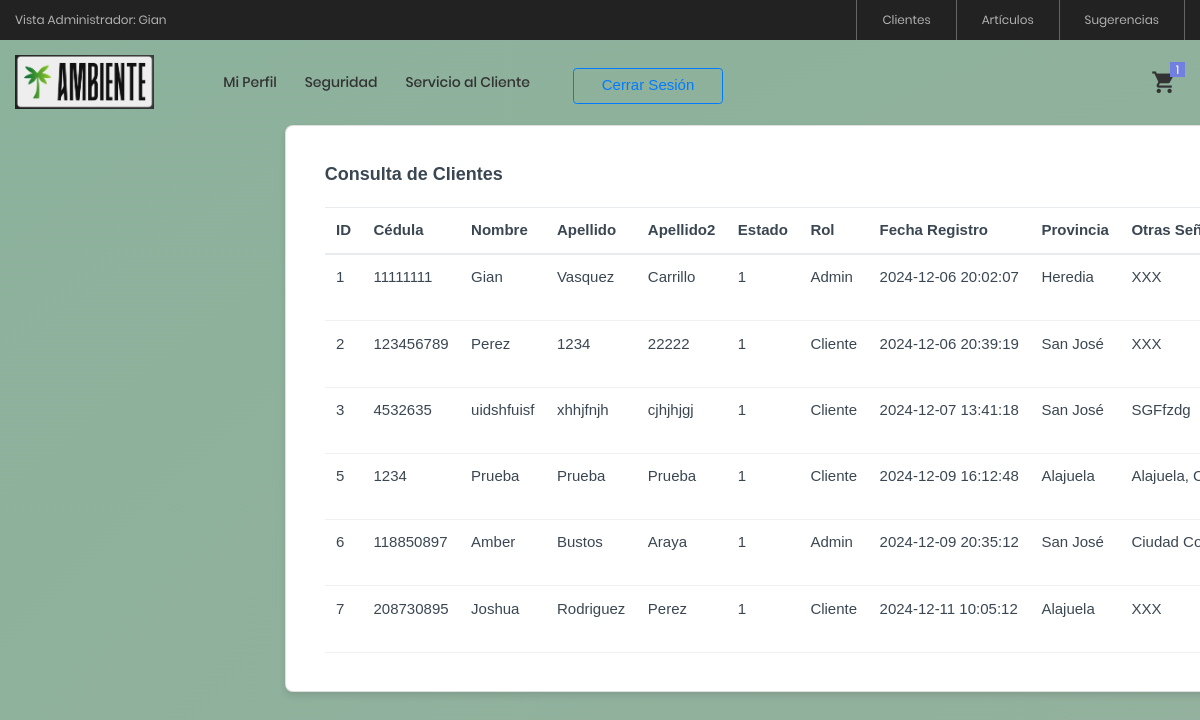
The app's page /View/Cliente/consultarClientes.php (signed in) with its own data.
### tables this page shows
CREATE TABLE `clientes` (
  `clienteID` int(11) NOT NULL,
  `cedula` varchar(9) NOT NULL,
  `nombre` varchar(50) NOT NULL,
  `apellido1` varchar(50) NOT NULL,
  `apellido2` varchar(50) NOT NULL,
  `contrasena` varchar(20) NOT NULL,
  `estadoID` int(11) NOT NULL,
  `rolID` int(11) NOT NULL,
  `fechaRegistro` datetime NOT NULL,
  `provinciaID` int(11) NOT NULL,
  `otrasSenas` varchar(200) NOT NULL,
  `codigoPostal` varchar(10) DEFAULT NULL,
  `correo` varchar(50) NOT NULL,
  `telefono` varchar(15) NOT NULL,
  PRIMARY KEY (`clienteID`),
  UNIQUE KEY `cedula` (`cedula`),
  UNIQUE KEY `correo` (`correo`),
  UNIQUE KEY `telefono` (`telefono`),
  KEY `estadoID` (`estadoID`),
  KEY `rolID` (`rolID`),
  KEY `provinciaID` (`provinciaID`),
  CONSTRAINT `clientes_ibfk_1` FOREIGN KEY (`estadoID`) REFERENCES `estados` (`estadoID`) ON DELETE CASCADE,
  CONSTRAINT `clientes_ibfk_2` FOREIGN KEY (`rolID`) REFERENCES `roles` (`rolID`) ON DELETE CASCADE,
  CONSTRAINT `clientes_ibfk_5` FOREIGN KEY (`provinciaID`) REFERENCES `provincias` (`provinciaID`) ON DELETE NO ACTION
);

CREATE TABLE `estados` (
  `estadoID` int(11) NOT NULL AUTO_INCREMENT,
  `nombreEstado` varchar(25) NOT NULL,
  PRIMARY KEY (`estadoID`)
);

CREATE TABLE `roles` (
  `rolID` int(11) NOT NULL AUTO_INCREMENT,
  `nombreRol` varchar(25) NOT NULL,
  PRIMARY KEY (`rolID`)
);

CREATE TABLE `provincias` (
  `provinciaID` int(11) NOT NULL AUTO_INCREMENT,
  `provincia` varchar(50) NOT NULL,
  PRIMARY KEY (`provinciaID`)
);

### Model/ClienteModel.php (called while the page is built, shortened)
<?php
    function ConsultarClientesModel($clienteID)
    {
        try
        {
            $enlace = AbrirBD();
            $sentencia = "CALL ConsultarClientes('$clienteID')";
            $resultado = $enlace -> query($sentencia);
            return $resultado;
        }
        catch(Exception $ex)
        {
            return null;
        }
    }
    ?>

### Controller/ClienteController.php (called while the page is built, shortened)
<?php
    include_once $_SERVER["DOCUMENT_ROOT"] . '/ProyectoAmbienteWeb/Model/ClienteModel.php';
    function ConsultarClientes()
    {
        return ConsultarClientesModel($_SESSION["ClienteID"]);
    }
    ?>

### View/Cliente/consultarClientes.php (the view, shortened to what this page needs)
<?php
    include_once $_SERVER["DOCUMENT_ROOT"] . '/ProyectoAmbienteWeb/View/layout.php';
    include_once $_SERVER["DOCUMENT_ROOT"] . '/ProyectoAmbienteWeb/Controller/ClienteController.php';
?>
<!doctype html>
<html lang="en">
<?php
    ReferenciasCSS();
?>
<body class="page-wrapper radial-gradient">
    <div id="main-wrapper" data-layout="vertical" data-navbarbg="skin6" data-sidebartype="full"
        data-sidebar-position="fixed" data-header-position="fixed"
        <?php
            MostrarMenu();
        ?>
        <div class="body-wrapper">
        <?php
                MostrarHeader();
        ?>
            <div class="container-fluid">
                <div class="row">
                    <div id="consultas" class="card">
                        <div class="card-body">
                            <h5 class="card-title fw-semibold mb-4">Consulta de Clientes</h5>
                            <div class="table-responsive">
                                <table id="example" class="table text-nowrap align-middle mb-0">
                                    <thead>
                                        <tr class="border-2 border-bottom border-primary border-0">
                                            <th scope="col">ID</th>
                                            <th scope="col">Cédula</th>
                                            <th scope="col">Nombre</th>
                                            <th scope="col">Apellido</th>
                                            <th scope="col">Apellido2</th>
                                            <th scope="col">Estado</th>
                                            <th scope="col">Rol</th>
                                            <th scope="col">Fecha Registro</th>
                                            <th scope="col">Provincia</th>
                                            <th scope="col">Otras Señas</th>
                                        </tr>
                                    </thead>
                                    <tbody class="table-group-divider">
                                        <?php
                                            $datos = ConsultarClientes();
                                            While($fila = mysqli_fetch_array($datos))
                                            {
                                                echo "<tr>";
                                                echo "<td>" . $fila["clienteID"] . "</td>";
                                                echo "<td>" . $fila["cedula"] . "</td>";
                                                echo "<td>" . $fila["nombre"] . "</td>";
                                                echo "<td>" . $fila["apellido1"] . "</td>";
                                                echo "<td>" . $fila["apellido2"] . "</td>";
                                                echo "<td>" . $fila["estadoID"] . "</td>";
                                                echo "<td>" . $fila["nombreRol"] . "</td>";
                                                echo "<td>" . $fila["fechaRegistro"] . "</td>";
                                                echo "<td>" . $fila["nombreProvincia"] . "</td>";
                                                echo "<td>" . $fila["otrasSenas"] . "</td>";
                                                echo "</tr>";
                                            }
                                        ?>
                                    </tbody>
                                </table>
                            </div>
                        </div>
                    </div>
                </div>
            </div>
        </div>
    </div>
</body>
</html>

### View/layout.php (shortened to what this page needs)
<?php
function MostrarMenu()
{
    if (isset($_SESSION["NombreCliente"]) && $_SESSION["RolID"] == "1") {
        echo '
		            <div class="container-menu-desktop">
			            <div class="top-bar">
				            <div class="content-topbar flex-sb-m h-full container">
				                <div class="left-top-bar">
					                Vista Administrador: ' . $_SESSION["NombreCliente"] . '
				                </div>
				            <div class="right-top-bar flex-w h-full">
					            <a href="../Cliente/consultarClientes.php" class="flex-c-m trans-04 p-lr-25">
							        Clientes
						        </a>
						        <a href="../Articulos/ConsultarArticulos.php" class="flex-c-m trans-04 p-lr-25">
							        Artículos
						        </a>
                                <a href="../Sugerencias/consultarSugerencia.php" class="flex-c-m trans-04 p-lr-25">
							        Sugerencias
						        </a>
				            </div>
			            </div>
		            </div>';
    } else if (isset($_SESSION["NombreCliente"]) && $_SESSION["RolID"] == "2") {
        echo '
                <div class="container-menu-desktop">
                    <div class="top-bar">
                        <div class="content-topbar flex-sb-m h-full container">
                            <div class="left-top-bar">
                                Bienvenido/a: ' . $_SESSION["NombreCliente"] . '
                            </div>
                        </div>
                    </div>
                </div>';
    }
}
function MostrarHeader()
{
    echo '
	<header>
		<div class="container-menu-desktop">
			<div class="wrap-menu-desktop">
				<nav class="limiter-menu-desktop container">
					<a href="../Login/Home.php" class="logo">
						<img src="../images/logo-01.jpeg" alt="IMG-LOGO">
					</a>
					<div class="menu-desktop">
						<ul class="main-menu">';
    if (isset($_SESSION["NombreCliente"])) {
        echo '
                                    <li>
                                        <a href="../Cliente/consultarPerfil.php">Mi Perfil</a>
                                    </li>
                                    <li>
                                        <a href="../Cliente/cambiarAcceso.php">Seguridad</a>
                                    </li>
                                    <li>
                                        <a href="../Soporte/crearSolicitud.php">Servicio al Cliente</a>
                                    </li>
                                    <li>
                                        <form action="" method="POST">
                                            <button type="submit" style="width:150px" id="btnCerrarSesion" name="btnCerrarSesion"
                                            class="btn btn-outline-primary mx-3 mt-2 d-block">Cerrar Sesión</button>
                                        </form>
                                    </li>';
    } else {
        echo '
                                    <li>
                                        <a href="../Login/inicioSesion.php" style="width:150px"
                                                    class="btn btn-outline-primary mx-3 mt-2 d-block">Iniciar Sesión</a>
                                    </li>';
    }
    echo '
						</ul>
					</div>
					<div class="wrap-icon-header flex-w flex-r-m">
						<div class="icon-header-item cl2 hov-cl1 trans-04 p-l-22 p-r-11 icon-header-noti js-show-cart" data-notify="1">
							<i class="zmdi zmdi-shopping-cart"></i>
						</div>
					</div>
				</nav>
			</div>
		</div>
		<div class="wrap-header-mobile">
			<div class="logo-mobile">
			</div>
				<div class="icon-header-item cl2 hov-cl1 trans-04 p-r-11 p-l-10 icon-header-noti js-show-cart" data-notify="2">
					<i class="zmdi zmdi-shopping-cart"></i>
				</div>
		</div>
	</header>';
}
function ReferenciasCSS()
{
    echo '
            <head>
	            <meta charset="UTF-8">
	            <meta name="viewport" content="width=device-width, initial-scale=1">
                <meta charset="utf-8">
                <title>Tienda Ambiente</title>
                <link rel="shortcut icon" type="image/png" href="../images/logo-01.jpeg" />
                <link rel="stylesheet" href="../css/proyecto.css" />
                <link rel="stylesheet" href="../css/styles.min.css" />
                <link rel="stylesheet" href="https://cdn.datatables.net/2.1.8/css/dataTables.bootstrap5.css" />
                <link rel="stylesheet" href="https://cdnjs.cloudflare.com/ajax/libs/font-awesome/4.7.0/css/font-awesome.css" />
                <link rel="stylesheet" href="https://cdn.jsdelivr.net/npm/sweetalert2@11.14.5/dist/sweetalert2.min.css" />
                <link rel="stylesheet" type="text/css" href="../css/bootstrap.min.css">
                <link rel="stylesheet" type="text/css" href="../css/font-awesome.min.css">
                <link rel="stylesheet" type="text/css" href="../css/material-design-iconic-font.min.css">
                <link rel="stylesheet" type="text/css" href="../css/icon-font.min.css">
                <link rel="stylesheet" type="text/css" href="../css/animate.css">
                <link rel="stylesheet" type="text/css" href="../css/hamburgers.min.css">
                <link rel="stylesheet" type="text/css" href="../css/animsition.min.css">
                <link rel="stylesheet" type="text/css" href="../css/select2.min.css">
                <link rel="stylesheet" type="text/css" href="../css/daterangepicker.css">
                <link rel="stylesheet" type="text/css" href="../css/slick.css">
                <link rel="stylesheet" type="text/css" href="../css/magnific-popup.css">
                <link rel="stylesheet" type="text/css" href="../css/perfect-scrollbar.css">
                <link rel="stylesheet" type="text/css" href="../css/util.css">
                <link rel="stylesheet" type="text/css" href="../css/main.css">
            </head>';
}

### View/css/proyecto.css (style rules this page uses)
#consultas { width: 150%; max-width: 1200px; background-color: #ffffff; padding: 20px; box-shadow: 0px 4px 6px rgba(0, 0, 0, 0.1); border-radius: 8px; }

### View/css/main.css (style rules this page uses)
.container { max-width: 1380px; }
@media (max-width: 1600px) { .container { max-width: 1200px; } }
.container-menu-desktop { position: fixed; height: auto; width: 100%; -webkit-transition: all 0.3s; -o-transition: all 0.3s; -moz-transition: all 0.3s; transition: all 0.3s; }
.top-bar { height: 40px; background-color: #222; }
.left-top-bar { font-family: Poppins-Regular; font-size: 12px; line-height: 1.8; color: #b2b2b2; }
.right-top-bar a { font-family: Poppins-Regular; font-size: 12px; line-height: 1.8; height: 100%; color: #b2b2b2; border-right: 1px solid rgba(255,255,255,0.3); }
.right-top-bar a:first-child { border-left: 1px solid rgba(255,255,255,0.3); }
.wrap-menu-desktop { position: fixed; z-index: 1100; background-color: transparent; width: 100%; height: 84px; top: 40px; left: 0px; -webkit-transition: height 0.3s, background-color 0.3s; -o-transition: height 0.3s, background-color 0.3s; -moz-transition: height 0.3s, background-color 0.3s; transition: height 0.3s, background-color 0.3s; }
.limiter-menu-desktop { height: 100%; display: -webkit-box; display: -webkit-flex; display: -moz-box; display: -ms-flexbox; display: flex; align-items: center; background-color: transparent; }
.logo { display: -webkit-box; display: -webkit-flex; display: -moz-box; display: -ms-flexbox; display: flex; align-items: center; height: 65%; margin-right: 55px; }
.logo img { max-width: 100%; max-height: 100%; }
.menu-desktop { display: -webkit-box; display: -webkit-flex; display: -moz-box; display: -ms-flexbox; display: flex; align-items: center; height: 100%; }
.main-menu { list-style-type: none; margin: 0; display: -webkit-box; display: -webkit-flex; display: -moz-box; display: -ms-flexbox; display: flex; align-items: center; }
.main-menu > li { display: block; position: relative; padding: 20px 10px 20px 0px; margin: 0px 4px 0px 14px; }
.main-menu > li > a { font-family: Poppins-Medium; font-size: 14px; color: #333; padding: 5px 0px; transition: all 0.4s; -webkit-transition: all 0.4s; -o-transition: all 0.4s; -moz-transition: all 0.4s; }
.wrap-icon-header { flex-grow: 1; }
.icon-header-item { position: relative; font-size: 26px; line-height: 1; cursor: pointer; }
.icon-header-noti::after { content: attr(data-notify); font-family: Poppins-Regular; font-size: 12px; color: #fff; line-height: 15px; text-align: center; display: block; position: absolute; top: -7px; right: 0; min-width: 15px; height: 15px; padding: 0 3px; background-color: #717fe0; }
.cl2 { color: #333; }

### records on screen
clientes: clienteID "1", cedula "11111111", nombre "Gian", apellido1 "Vasquez", apellido2 "Carrillo", estadoID.estadoID "1", rolID.nombreRol "Admin", fechaRegistro "2024-12-06 20:02:07", provinciaID.provincia "Heredia", otrasSenas "XXX"
clientes: clienteID "2", cedula "123456789", nombre "Perez", apellido1 "1234", apellido2 "22222", estadoID.estadoID "1", rolID.nombreRol "Cliente", fechaRegistro "2024-12-06 20:39:19", provinciaID.provincia "San José", otrasSenas "XXX"
clientes: clienteID "3", cedula "4532635", nombre "uidshfuisf", apellido1 "xhhjfnjh", apellido2 "cjhjhjgj", estadoID.estadoID "1", rolID.nombreRol "Cliente", fechaRegistro "2024-12-07 13:41:18", provinciaID.provincia "San José", otrasSenas "SGFfzdg"
clientes: clienteID "5", cedula "1234", nombre "Prueba", apellido1 "Prueba", apellido2 "Prueba", estadoID.estadoID "1", rolID.nombreRol "Cliente", fechaRegistro "2024-12-09 16:12:48", provinciaID.provincia "Alajuela", otrasSenas "Alajuela,…"
clientes: clienteID "6", cedula "118850897", nombre "Amber", apellido1 "Bustos", apellido2 "Araya", estadoID.estadoID "1", rolID.nombreRol "Admin", fechaRegistro "2024-12-09 20:35:12", provinciaID.provincia "San José", otrasSenas "Ciudad…"
clientes: clienteID "7", cedula "208730895", nombre "Joshua", apellido1 "Rodriguez", apellido2 "Perez", estadoID.estadoID "1", rolID.nombreRol "Cliente", fechaRegistro "2024-12-11 10:05:12", provinciaID.provincia "Alajuela", otrasSenas "XXX"

### other values on screen
$_SESSION["NombreCliente"] "Gian"
